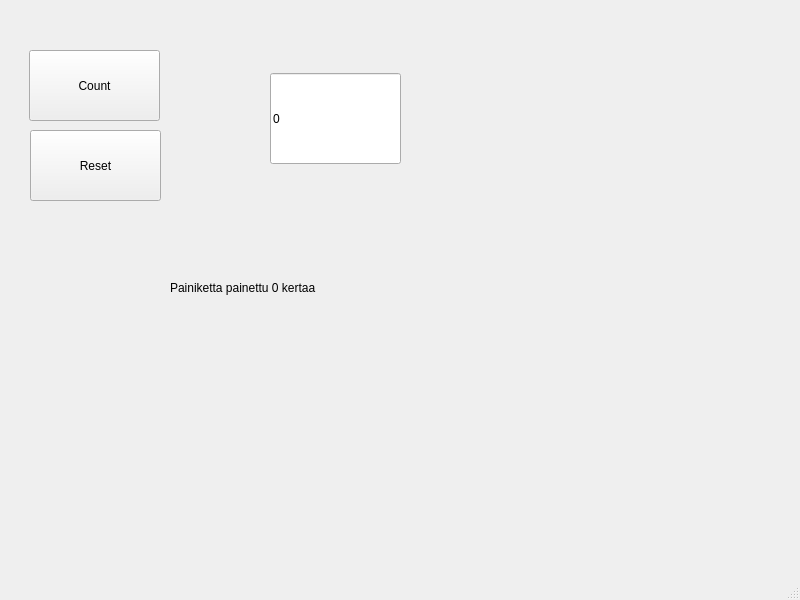
<?xml version="1.0" encoding="UTF-8"?>
<ui version="4.0">
 <class>MainWindow</class>
 <widget class="QMainWindow" name="MainWindow">
  <property name="geometry">
   <rect>
    <x>0</x>
    <y>0</y>
    <width>800</width>
    <height>600</height>
   </rect>
  </property>
  <property name="windowTitle">
   <string>MainWindow</string>
  </property>
  <widget class="QWidget" name="centralwidget">
   <widget class="QPushButton" name="btnCount">
    <property name="geometry">
     <rect>
      <x>29</x>
      <y>50</y>
      <width>131</width>
      <height>71</height>
     </rect>
    </property>
    <property name="text">
     <string>Count</string>
    </property>
   </widget>
   <widget class="QPushButton" name="btnReset">
    <property name="geometry">
     <rect>
      <x>30</x>
      <y>130</y>
      <width>131</width>
      <height>71</height>
     </rect>
    </property>
    <property name="text">
     <string>Reset</string>
    </property>
   </widget>
   <widget class="QLabel" name="labelInfo">
    <property name="geometry">
     <rect>
      <x>170</x>
      <y>280</y>
      <width>161</width>
      <height>16</height>
     </rect>
    </property>
    <property name="text">
     <string>&lt;html&gt;&lt;head/&gt;&lt;body&gt;&lt;p&gt;Painiketta painettu 0 kertaa&lt;/p&gt;&lt;/body&gt;&lt;/html&gt;</string>
    </property>
   </widget>
   <widget class="QLineEdit" name="txtResult">
    <property name="geometry">
     <rect>
      <x>270</x>
      <y>73</y>
      <width>131</width>
      <height>91</height>
     </rect>
    </property>
    <property name="text">
     <string>0</string>
    </property>
   </widget>
  </widget>
  <widget class="QMenuBar" name="menubar">
   <property name="geometry">
    <rect>
     <x>0</x>
     <y>0</y>
     <width>800</width>
     <height>21</height>
    </rect>
   </property>
  </widget>
  <widget class="QStatusBar" name="statusbar"/>
 </widget>
 <resources/>
 <connections/>
</ui>
